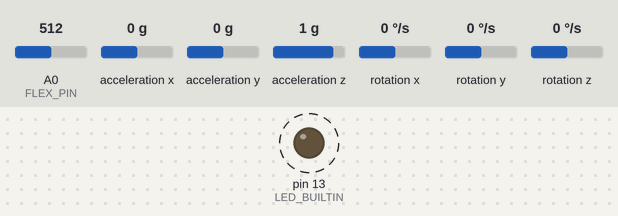
The sketch below on a simulated Arduino Uno, built with avr-gcc and run on an emulated ATmega328P. Shown: output pins drawn as LEDs (lit = HIGH). Dashed ring = blinking. The test bench sets the inputs (shaded band); at power-on: acceleration y 0 g, A0 (FLEX_PIN) = 512, acceleration x 0 g, acceleration z 1 g, rotation x 0 °/s, rotation y 0 °/s, rotation z 0 °/s. The audio player accepts every command and is not drawn; what the sketch prints to the serial monitor is not drawn.

Above: at 1.7 s.
1.8 s: acceleration y set to 1.4 g
5.0 s: A0 (FLEX_PIN) set to 710
Timing chart, 0 to 15.1 s (numbered marks = the images above; inputs shaded):
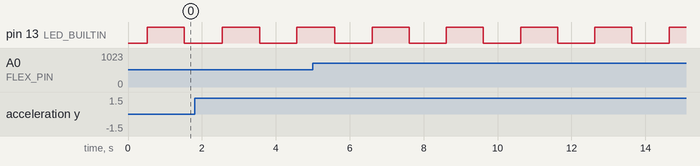

Measured:
- by itself, pin 13 (LED_BUILTIN): alternates HIGH for 1.0 s and LOW for 1.0 s

The sketch:

glove_integrated.ino
```cpp
/*
 * Gesture-to-Speech Translator Glove — Integrated Build
 *
 * Fuses a flex sensor (finger bend, 10-bit ADC on A0) with an MPU6050 IMU
 * (palm orientation from the gravity vector, read over I2C). The resulting
 * gesture combination is mapped to a pre-recorded clip played through a
 * DFRobot DFPlayer Mini MP3 module.
 */
#include "I2Cdev.h"
#include "MPU6050.h"
#include "SoftwareSerial.h"
#include "DFRobotDFPlayerMini.h"

// DFPlayer Mini setup
SoftwareSerial playerSerial(10, 11); // RX, TX
DFRobotDFPlayerMini audioPlayer;

// Define MPU6050 instance with default I2C address (0x68)
MPU6050 imu;

// Enable human-readable serial output of the raw IMU values
#define OUTPUT_READABLE_ACCELGYRO

// Detection thresholds (calibrated experimentally)
const int FLEX_PIN = A0;
const int FLEX_THRESHOLD = 700;          // of 1023 ADC counts (~68% of full scale)
const int ORIENTATION_THRESHOLD = 15000; // LSB on the Y axis (~0.9 g at +/-2 g)

// Raw IMU readings
int16_t ax, ay, az; // Accelerometer
int16_t gx, gy, gz; // Gyroscope

// Sensor activation flags
int flexActive = 0;
int palmRaised = 0;

int lastGesture = 0; // Last gesture played, so a held gesture is not retriggered
bool ledState = false; // On-board LED state, toggled once per loop

void setup() {
    // Initialize I2C communication
    #if I2CDEV_IMPLEMENTATION == I2CDEV_ARDUINO_WIRE
        Wire.begin();
    #elif I2CDEV_IMPLEMENTATION == I2CDEV_BUILTIN_FASTWIRE
        Fastwire::setup(400, true);
    #endif

    // Initialize Serial communication
    Serial.begin(9600);
    Serial.println("Initializing MPU...");

    // Initialize MPU6050
    imu.initialize();
    if (!imu.testConnection()) {
        Serial.println("MPU6050 connection failed");
        while (true);
    } else {
        Serial.println("MPU6050 connection successful");
    }

    // Configure MPU offsets (adjust as needed)
    imu.setXAccelOffset(0);
    imu.setYAccelOffset(0);
    imu.setZAccelOffset(0);
    imu.setXGyroOffset(0);
    imu.setYGyroOffset(0);
    imu.setZGyroOffset(0);

    // Configure on-board LED
    pinMode(LED_BUILTIN, OUTPUT);

    // Initialize DFPlayer Mini
    playerSerial.begin(9600);
    if (!audioPlayer.begin(playerSerial)) {
        Serial.println("Unable to initialize DFPlayer Mini!");
        while (true);
    }
    Serial.println("DFPlayer Mini online.");
    audioPlayer.volume(30); // Set volume (0-30)
}

void loop() {
    // Flex sensor logic
    int val = analogRead(FLEX_PIN);
    Serial.println(val, DEC);
    if (val >= FLEX_THRESHOLD) {
        Serial.println("Flex sensor activated");
        flexActive = 1;
    } else {
        Serial.println("Flex sensor idle");
        flexActive = 0;
    }

    // MPU6050 logic
    imu.getMotion6(&ax, &ay, &az, &gx, &gy, &gz);
    #ifdef OUTPUT_READABLE_ACCELGYRO
        Serial.print(ay); Serial.print("\n");
    #endif

    if (ay > ORIENTATION_THRESHOLD) {
        Serial.println("MPU activated");
        palmRaised = 1;
    } else {
        Serial.println("MPU idle");
        palmRaised = 0;
    }

    // Map the sensor flags to a gesture ID (0 = no gesture recognised)
    int gesture = 0;
    if (flexActive == 1 && palmRaised == 0) {
        gesture = 1;
    } else if (flexActive == 0 && palmRaised == 1) {
        gesture = 2;
    } else if (flexActive == 1 && palmRaised == 1) {
        gesture = 3;
    }

    // Trigger playback only when the gesture changes, so that holding a
    // gesture plays its clip once instead of restarting it every loop.
    if (gesture != 0 && gesture != lastGesture) {
        audioPlayer.play(gesture); // Plays 000<gesture>.mp3
        Serial.print("Playing clip ");
        Serial.println(gesture);
    }
    lastGesture = gesture;

    // Blink LED
    ledState = !ledState;
    digitalWrite(LED_BUILTIN, ledState);

    // Prevent looping too fast
    delay(1000);
}
```
